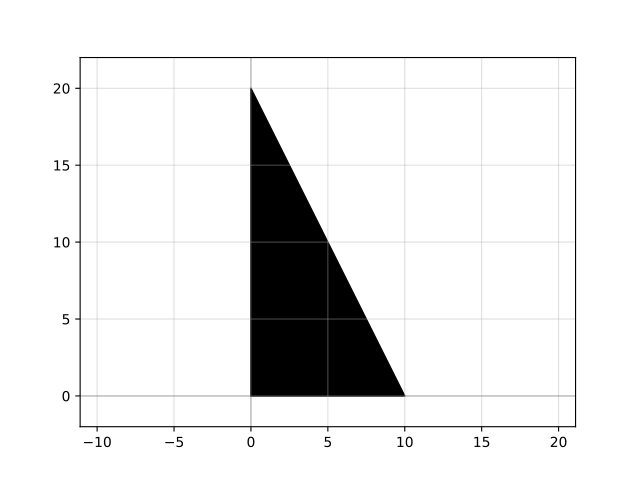

Write Python code to recreate this figure.
import gdsfactory as gf

c = gf.components.triangle(x=10, xtop=0, y=20, ybot=0, layer='WG')
c.plot()
